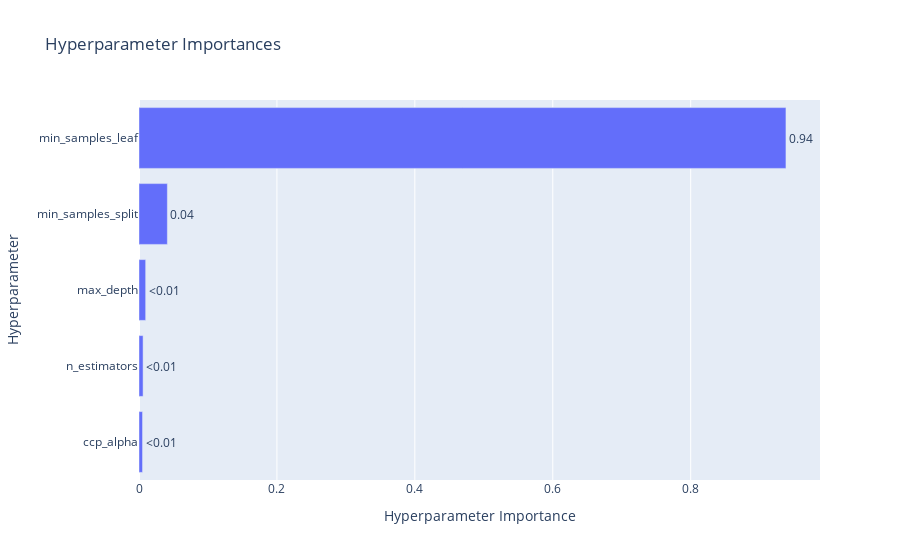

Notebook code for this chart:
### Code cell
optuna.visualization.plot_param_importances(
    study_et, target=lambda t: t.values[0], target_name="flops"
)

### Figure 1 — Plotly figure (JSON) as saved in the notebook; plotly's stock layout.template omitted (floating-point values rounded to 4 significant figures)
{"data": [{"cliponaxis": false, "hovertemplate": ["ccp_alpha (FloatDistribution): 0.005137613026009718<extra></extra>", "n_estimators (IntDistribution): 0.0059237343369494995<extra></extra>", "max_depth (IntDistribution): 0.009666061574457815<extra></extra>", "min_samples_split (IntDistribution): 0.041131690784972814<extra></extra>", "min_samples_leaf (IntDistribution): 0.9381409002776102<extra></extra>"], "name": "flops", "orientation": "h", "text": ["<0.01", "<0.01", "<0.01", "0.04", "0.94"], "textposition": "outside", "type": "bar", "x": [0.005138, 0.005924, 0.009666, 0.04113, 0.9381], "y": ["ccp_alpha", "n_estimators", "max_depth", "min_samples_split", "min_samples_leaf"]}], "layout": {"title": {"text": "Hyperparameter Importances"}, "xaxis": {"title": {"text": "Hyperparameter Importance"}}, "yaxis": {"title": {"text": "Hyperparameter"}}}}
